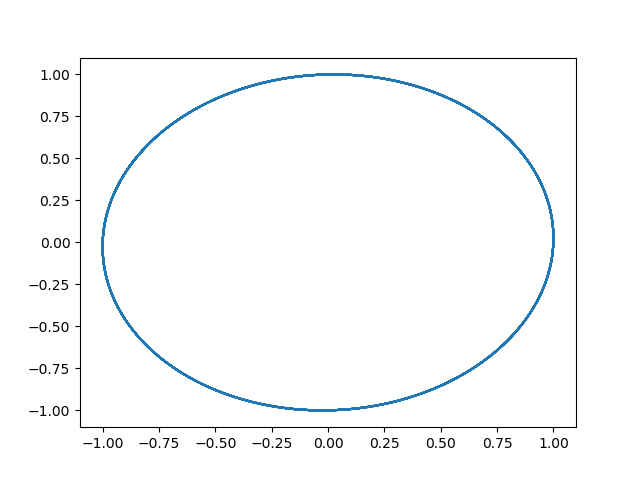

Source code (Python):
import matplotlib.pyplot as plt

vq = []
vp = []
h = 0.05

q = 1.0
p = 0.0
for i in range(1000):
    p = p - h * q
    q = q + h * p
    vp.append(p)
    vq.append(q)

plt.plot(vq, vp)

plt.savefig("sym1.png")
